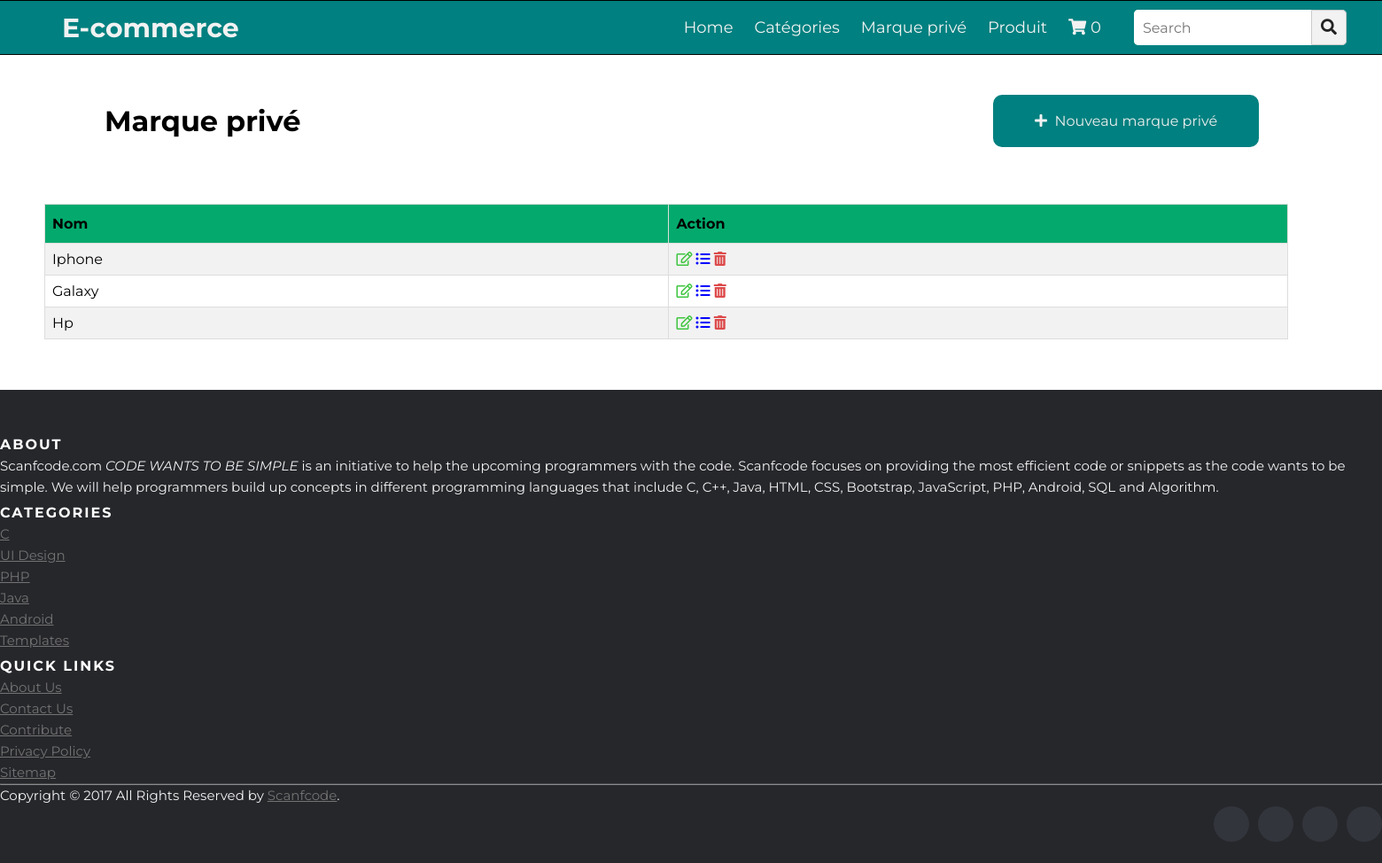
The page /ecommerce/marque on the database as committed earlier.
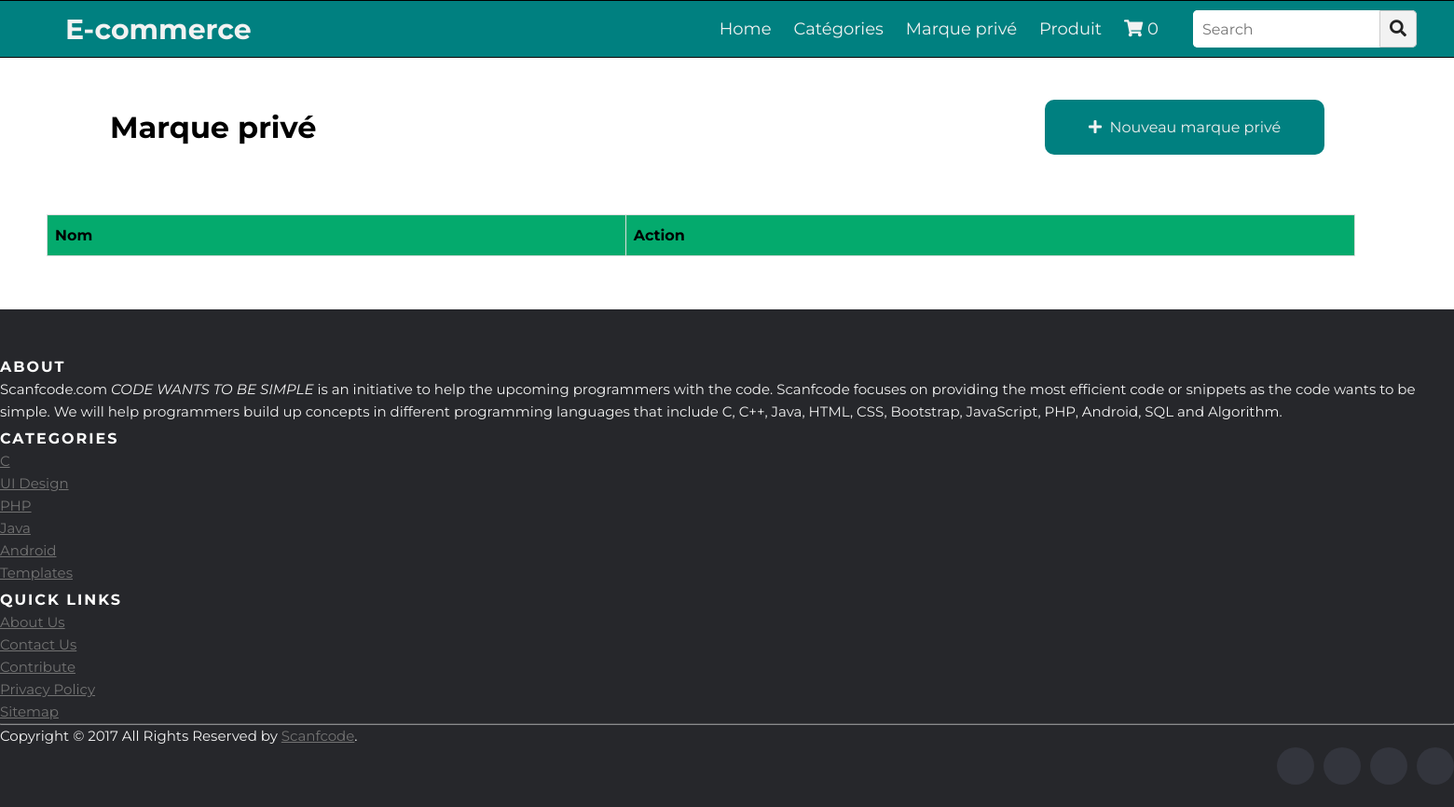
The same page on the database as committed later.
### ecommerce/models.py (models this page shows, shortened)
class MarquePrive(models.Model):
    nom=models.CharField(max_length=100)

### ecommerce/views.py (the view)
# urls.py: path('marque',marque,name='marque'),
def marque(request):
    marques=MarquePrive.objects.all()
    context={
        'marques': marques
    }
    return render(request,'ecommerce/marque.html', context)

### ecommerce/templates/ecommerce/marque.html (shortened to what this page needs)
{% extends 'ecommerce/basecommerce.html' %}
{% block content %}
    <br><br>
    <table style="width: 150%; margin-left: 100px;"><tr><td>
      <h1 style="color: black; margin-left: 16px;">Marque privé</h1>
    </td><td>
      <a href="{% url 'ecommerce:addmarque' %}" style="display: inline-block;
  background-color: teal;
  border-radius: 10px;
  color: #eeeeee;
  text-align: center;
  padding: 20px;
  text-decoration: none;
  width: 300px;
  margin: 5px;"><i class="fas fa-plus"></i>&nbsp; Nouveau marque privé</a>
    </td></tr></table>
   <br><br><br>
    <table id="customers" >
      <tr>
        <th style="color: black;">Nom</th>
        <th style="color: black;">Action</th>
      </tr>
      {% for marque in marques  %}
      <tr>
        <td style="color: black;">{{ marque.nom }}</td>
        <td>
          <a class="btn btn-primary" ><i style="color: rgb(62, 197, 62);" class="far fa-edit"></i></a>
          <a  class="btn btn-success"><i style="color: #0000ff;" class="fas fa-list-ul"></i></a>
          <a   class="btn btn-danger"><i style="color: rgb(221, 75, 75);" class="fas fa-trash-alt"></i></a>
      </td>
      </tr>
      {% endfor %}
    </table>
    <br><br><br>
{% endblock %}

Rows that differ between the two databases and show on the page:
removed MarquePrive: nom "Iphone"
removed MarquePrive: nom "Galaxy"
removed MarquePrive: nom "Hp"
